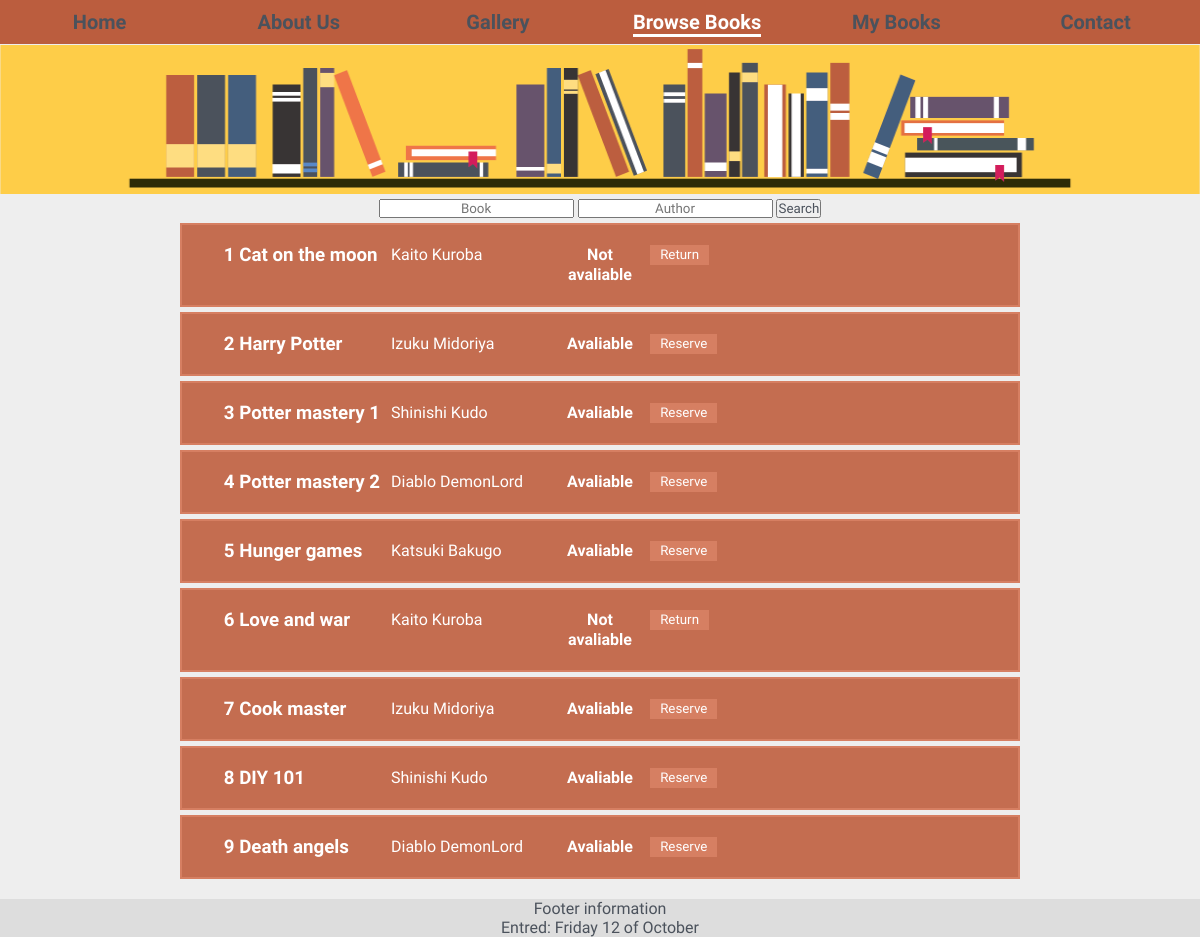
Screenshot of /browse.php with the database file from the repository.
### tables this page shows
CREATE TABLE `books` (
  `BookID` int(11) NOT NULL,
  `ISBN` varchar(255) NOT NULL,
  `Title` varchar(255) NOT NULL,
  `Pages` int(11) NOT NULL,
  `Edition` int(11) NOT NULL,
  `Pub_year` year(4) NOT NULL,
  `Inc_date` date NOT NULL,
  `Reserved` tinyint(1) NOT NULL,
  `User_ID` int(11) DEFAULT NULL
);

CREATE TABLE `author` (
  `AuthorID` int(11) NOT NULL,
  `F_name` varchar(255) NOT NULL,
  `L_name` varchar(255) NOT NULL,
  `PN` varchar(255) DEFAULT NULL,
  `Birthyear` year(4) DEFAULT NULL,
  `Link` varchar(255) NOT NULL
);

### config.php (called while the page is built, shortened)
<?php
	$URI = $_SERVER['REQUEST_URI'];
	$strings = explode('/', $URI);
	$current_page = end($strings);
?>

### browse.php (the view, shortened to what this page needs)
<!DOCTYPE html>
<html>
<head>
	<link rel="stylesheet" type="text/css" href="css.css">
</head>
<header>
	<?php include 'header.php';
		$dB = new mysqli($dbServer, $dbUser, $dbPassword, $dbName);
		$query = "SELECT * FROM books
		JOIN author_books ON books.BookID = author_books.Book_ID
		JOIN author ON author.AuthorID = author_books.Author_ID ";
		$stat = $dB->prepare($query);
		$stat->bind_result($bID, $isbn, $title, $pages, $edition, $pub_year, $inc_date, $reserved, $uID, $x, $y, $aID, $authorName, $authorLname, $PN, $byear, $link);
		$stat->execute();
	?>
	<img src="header-img.png">
</header>
<body>
	<content>
		<form method="post">
			<input type="text" id="book" name="book" placeholder="Book">
			<input type="text" id="author" name="author" placeholder="Author">
			<input type="submit" value="Search">
		</form>
		<ul class="bookList">
			<?php
				$nr = 0;
				while ($stat->fetch()) {
					if ($reserved) {
						$onLoan = "Not avaliable";
						$button = "Return";
					} else {
						$onLoan = "Avaliable";
						$button = "Reserve";
					}
					$nr++;
					echo "<li><h3>" . $nr . " " . $title . "</h3><p>" . $authorName . " " . $authorLname . "</p><h4>" . $onLoan . "</h4><form method='get'><input class='resButt' type='submit' name='button' value='" . $button . "'><input type='hidden' name='" . $bID . "' value='test'></form></li>";
				}
			?>
		</ul>
	</content>
</body>
<footer>
	<?php include 'footer.php'; ?>
</footer>
</html>

### header.php
<?php
	include 'config.php';
?>
<ul id="main-menu">
	<li>
		<a class="<?php echo($current_page == 'index.php' || $current_page == '') ? 'active' : NULL ?>" href="index.php">Home</a>
	</li>
	<li>
		<a class="<?php echo($current_page == 'about.php') ? 'active' : NULL ?>" href="about.php">About Us</a>
	</li>
	<li>
		<a class="<?php echo($current_page == 'gallery.php') ? 'active' : NULL ?>" href="gallery.php">Gallery</a>
	</li>
	<li>
		<a class="<?php echo($current_page == 'browse.php') ? 'active' : NULL ?>" href="browse.php">Browse Books</a>
	</li>
	<li>
		<a class="<?php echo($current_page == 'mybooks.php') ? 'active' : NULL ?>" href="mybooks.php">My Books</a>
	</li>
	<li>
		<a class="<?php echo($current_page == 'contact.php') ? 'active' : NULL ?>" href="contact.php">Contact</a>
	</li>
</ul>

### footer.php (shortened to what this page needs)
<p>Footer information</p>
<?php echo "Entred: " . date("l") . " " . date("d") . " of " . date("F"); ?> <br>

### css.css (style rules this page uses)
* { margin: 0; padding: 0; text-align: center; font-family: 'Hind', sans-serif; color: #4B525C; }
a { transition: opacity ease-out 0.7s; }
#main-menu { width: 100%; background-color: #BB5D3E; overflow: hidden; }
#main-menu > li { margin-top: 10px; margin-bottom: 10px; width: 16.6%; float: left; list-style: none; }
#main-menu > li > a { text-decoration: none; font-size: 20px; font-weight: bold; }
.active { border-bottom: 3px solid #ffffff; color: #ffffff; }
header > img { width: 100%; overflow: hidden; height: 150px; }
body { background-color: #eee; }
footer { margin-top: 20px; background-color: #ddd; }
.bookList { width: 70%; margin: 0 15%; }
.bookList > li { background-color: #c46d50; list-style: none; margin: 5px 0; overflow: hidden; border: 2px solid #d67f62; }
.bookList > li > h3, .bookList > li > p, .bookList > li > h4, .resButt { margin: 20px 0; line-height: 20px; float: left; color: #fff; }
.bookList > li > h3 { width: 20%; text-align: left; margin-left: 5%; }
.bookList > li > p { width: 20%; text-align: left; }
.bookList > li > h4 { width: 10%; }
.resButt { margin-left: 1%; background-color: #d67f62; border: none; padding: 0 10px; }

### rows the page displays
books: Title "Cat on the moon", author.F_name "Kaito", author.L_name "Kuroba", Reserved "Not avaliable", button "Return"
books: Title "Harry Potter", author.F_name "Izuku", author.L_name "Midoriya", Reserved "Avaliable", button "Reserve"
books: Title "Potter mastery 1", author.F_name "Shinishi", author.L_name "Kudo", Reserved "Avaliable", button "Reserve"
books: Title "Potter mastery 2", author.F_name "Diablo", author.L_name "DemonLord", Reserved "Avaliable", button "Reserve"
books: Title "Hunger games", author.F_name "Katsuki", author.L_name "Bakugo", Reserved "Avaliable", button "Reserve"
books: Title "Love and war", author.F_name "Kaito", author.L_name "Kuroba", Reserved "Not avaliable", button "Return"
books: Title "Cook master", author.F_name "Izuku", author.L_name "Midoriya", Reserved "Avaliable", button "Reserve"
books: Title "DIY 101", author.F_name "Shinishi", author.L_name "Kudo", Reserved "Avaliable", button "Reserve"
books: Title "Death angels", author.F_name "Diablo", author.L_name "DemonLord", Reserved "Avaliable", button "Reserve"
